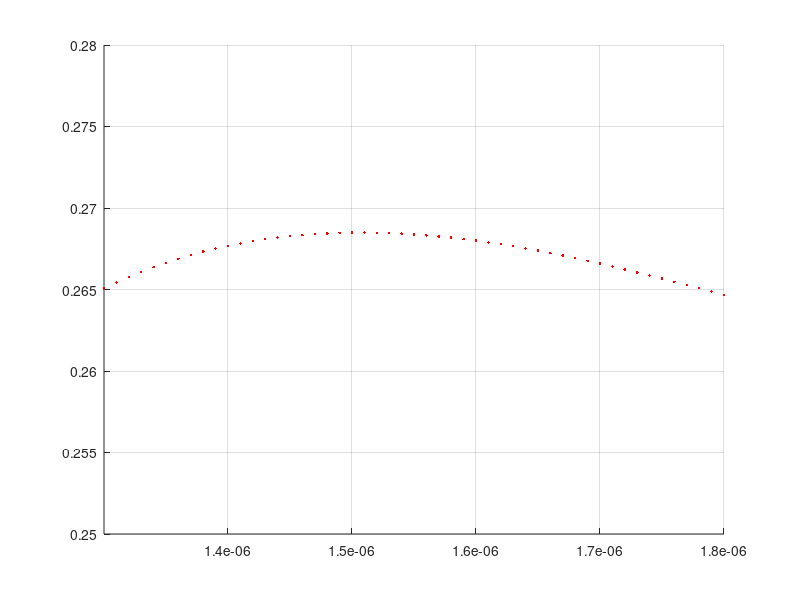

Reproduce this figure in MATLAB.
lambda = 1.3e-6:0.01e-6:1.82e-6;
n=[2.60413946397871 	2.59521788809779 	2.58633628108409 	2.57749120776733 	2.56867953801373 	2.55989839179727 	2.55114509831970 	2.54241716501308 	2.53371225362227 	2.52502816144553 	2.51636280639192 	2.50771421490541 	2.49908051207157 	2.49045991340944 	2.48185071797974 	2.47325130253574 	2.46466011650901 	2.45607567767226 	2.44749656835737 	2.43892143213432 	2.43034897087643 	2.42177794215404 	2.41320715690925 	2.40463547737494 	2.39606181520726 	2.38748512980761 	2.37890442681345 	2.37031875674151 	2.36172721377010 	2.35312893464837 	2.34452309772363 	2.33590892207852 	2.32728566677145 	2.31865263017400 	2.31000914940173 	2.30135459983326 	2.29268839471463 	2.28400998484638 	2.27531885835027 	2.26661454051430 	2.25789659371418 	2.24916461740929 	2.24041824821330 	2.23165716003701 	2.22288106430424 	2.21408971023889 	2.20528288522399 	2.19646041523149 	2.18762216532341 	2.17876804022369 	2.16989798496107 	2.16101198558283 	2.15211006993944 ];
C = 3e8;
omega = 2*pi*C./lambda;
dn = diff(n)./diff(omega);
dndomega = [dn,0];
ng = n + omega.*dndomega;
%%vg = C ./ ng;
axis([1.3e-6,1.8e-6,0.25,0.28]),grid on,hold on;
plot(lambda,1 ./ ng,'r.')
%%plot(lambda,vg,'r.')